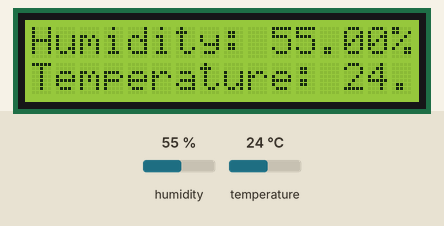
The sketch below on a simulated Arduino Uno, built with avr-gcc and run on an emulated ATmega328P. Shown: 16×2 character LCD. The test bench sets the inputs (shaded band); at power-on: humidity 55 %, temperature 24 °C. What the sketch prints to the serial monitor is not drawn.

Above: at 5.6 s.
5.7 s: humidity set to 22 %
At 10.4 s:
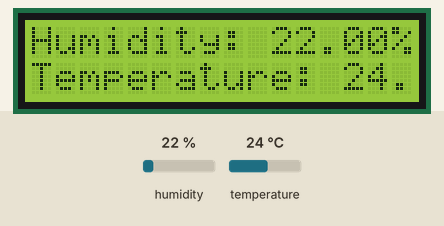
13.2 s: humidity set to 40 %
At 15.4 s:
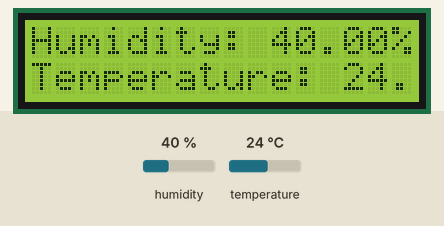
20.7 s: humidity set to 68 %
At 25.5 s:
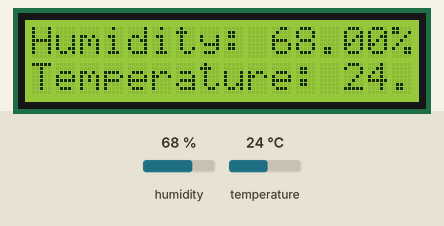
28.2 s: humidity set to 88 %
35.7 s: humidity set to 59 %
At 41.8 s:
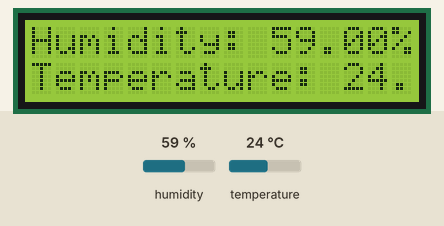
43.2 s: temperature set to 12 °C
At 46.7 s:
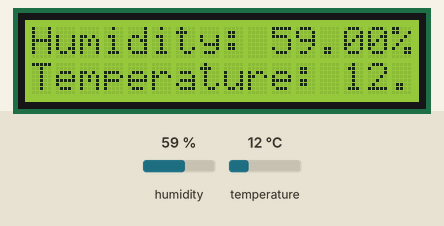
Timing chart, 0 to 48.2 s (numbered marks = the images above; inputs shaded):
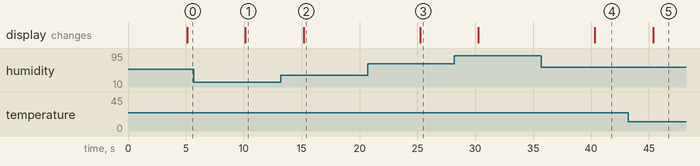

Measured:
- after the input at 5.7 s, the display: changes after 4.4 s (image 1)
- after the input at 13.2 s, the display: changes after 2.0 s (image 2)
- after the input at 20.7 s, the display: changes after 4.5 s (image 3)
- after the input at 35.7 s, the display: changes after 4.6 s (image 4)
- after the input at 43.2 s, the display: changes after 2.2 s (image 5)

The sketch:

Hum_Temp_Display.ino
```cpp
#include "DHT.h"
#define DHTPIN 9
#define DHTTYPE DHT11
#include <LiquidCrystal.h>


DHT dht(DHTPIN, DHTTYPE);
// Creates an LCD object. Parameters: (rs, enable, d4, d5, d6, d7)
LiquidCrystal lcd(12, 11, 5, 4, 3, 2);


void setup() {
  Serial.begin(9600);
  dht.begin(); // initialize the sensor
  lcd.begin(16, 2); // set up the LCD's number of columns and rows

  // Clears the LCD screen
	lcd.clear();
}

void loop() {
  // wait a few seconds between measurements.
  delay(5000);

  // read humidity
  float humi  = dht.readHumidity();
  // read temperature as Celsius
  float tempC = dht.readTemperature();

  // stores humidty level quality
  String hum_lvl = "ideal";
  // check if any reads failed
  if (isnan(humi) || isnan(tempC)) {
    Serial.println("Failed to read from DHT sensor!");
  }

  else {
    // humidity too low
    if (humi < 30) {hum_lvl = " too low";}

    // humidity ideal
    else if (humi >= 30 && humi <= 50) {hum_lvl = "ideal";}

    // humidity good
    else if (humi > 50  && humi <= 60) {hum_lvl = "good";}

    // humidity satisfactory
    else if (humi > 60  && humi <= 70) {hum_lvl = "satisfactory";}

    // humidity too high
    else if (humi > 70) {hum_lvl = "too high";}

    // serial printing
    Serial.print("Humidity: " + String(humi) + "%");
    Serial.println();
    Serial.print("Temperature: " + String(tempC) + "°C");

    // LCD screen printing
    lcd.setCursor(0, 0);
    lcd.print("Humidity: " + String(humi) + "%" + " | Humidity Level: " + hum_lvl);
    lcd.setCursor(0, 1);
    lcd.print("Temperature: " + String(tempC) + "°C");
  }
}
```
